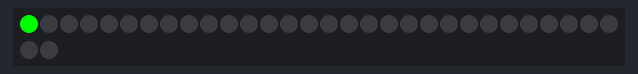
A sketch run on a simulated Arduino Uno, built with avr-gcc and run on an emulated ATmega328P. Parts: 32 RGB LEDs in strip order, left to right, continuing on the next row.

Above: at 0.01 s.
At 0.84 s:
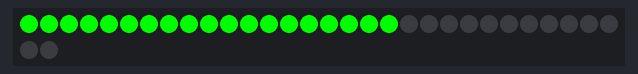
At 1.26 s:
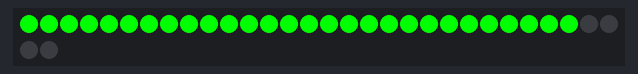
At 1.68 s:
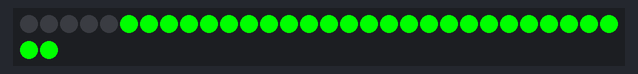
At 2.51 s:
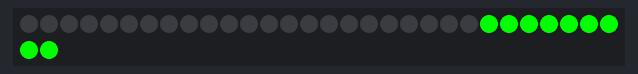
At 3.35 s:
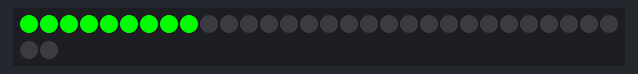

The sketch:

colorChaseSelectableColor.ino
```cpp
 #include <Adafruit_NeoPixel.h>

#define PIN      6
#define N_LEDS 32

//Change int x to change chase length
int x = 32;

Adafruit_NeoPixel strip = Adafruit_NeoPixel(N_LEDS, PIN, NEO_GRB + NEO_KHZ800);

void setup() {
  strip.begin();
}

void loop() {
  chase(strip.Color(0, 255, 0)); //Green
}

static void chase(uint32_t c) {
  for(uint16_t i=0; i<strip.numPixels()+x; i++) {
      strip.setPixelColor(i  , c); // Draw new pixel
      strip.setPixelColor(i-x, 0); // Erase pixel a few steps back
      strip.show();
      delay(45);
  }}
```

Measured:
- by itself, everything shown: repeats every 3.0 s, in 64 steps
